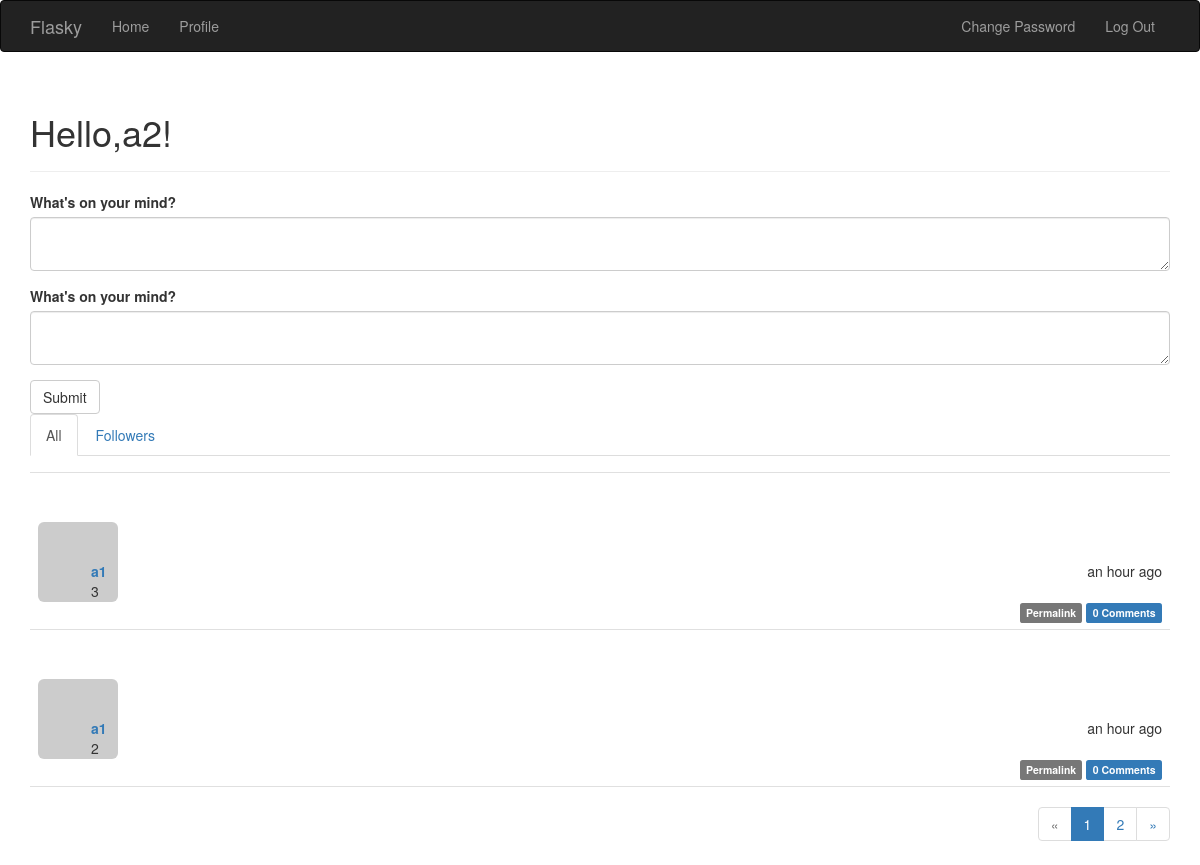
/ (signed in), run on the app's committed database.
### app/models.py (models this page shows, shortened)
class User(UserMixin, db.Model):
    __tablename__ = 'users'
    id = db.Column(db.Integer, primary_key=True)
    email = db.Column(db.String(64), unique=True, index=True)
    username = db.Column(db.String(64), unique=True, index=True)
    password_hash = db.Column(db.String(128))
    role_id = db.Column(db.Integer, db.ForeignKey('roles.id'))  # 一对多时，外键在多的一侧，多对一时，在一的一侧
    confirmed = db.Column(db.Boolean, default=False)
    location = db.Column(db.String(64))
    about_me = db.Column(db.Text())
    member_since = db.Column(db.DateTime(), default=datetime.utcnow)  # 注册日期
    last_seen = db.Column(db.DateTime(), default=datetime.utcnow)
    posts = db.relationship('Post', backref='author', lazy='dynamic')
    followed = db.relationship('Follow',
                               foreign_keys=[Follow.follower_id],
                               backref=db.backref('follower', lazy='joined'),
                               lazy='dynamic',
                               cascade='all, delete-orphan')
    followers = db.relationship('Follow',
                                foreign_keys=[Follow.followed_id],
                                backref=db.backref('followed', lazy='joined'),
                                lazy='dynamic',
                                cascade='all, delete-orphan')
    comments = db.relationship('Comment', backref='author', lazy='dynamic')
    def can(self, permissions):
        return self.role is not None and \
               (self.role.permissions & permissions) == permissions  # 与结果==permission则说明该角色可以执行此项操作
    def is_administrator(self):
        return self.can(Permission.ADMINISTER)
    def ping(self):
        self.last_seen = datetime.utcnow()
        db.session.add(self)
    def gravatar(self, size=100, default='identicon', rating='g'):
        if request.is_secure:
            url = 'https://secure.gravatar.com/avatar'
        else:
            url = 'http://www.gravatar.com/avatar'
        hash = hashlib.md5(self.email.encode('utf-8')).hexdigest()
        return '{url}/{hash}?s={size}&d={default}&r={rating}'.format(
            url=url, hash=hash, size=size, default=default, rating=rating)
    @property
    def password(self):
        raise AttributeError('password is not a readable attribute')

class Post(db.Model):
    __tablename__ = 'posts'
    id = db.Column(db.Integer, primary_key=True)
    body = db.Column(db.Text)
    timestamp = db.Column(db.DateTime, index=True, default=datetime.utcnow)
    author_id = db.Column(db.Integer, db.ForeignKey('users.id'))
    body_html = db.Column(db.Text)
    comments = db.relationship('Comment', backref='post', lazy='dynamic')

### app/main/views.py (the view)
@main.route('/', methods=['GET', 'POST'])
def index():
    form = PostForm()
    if current_user.can(Permission.WRITE_ARTICLES) and form.validate_on_submit():
        post = Post(body=form.body.data,
                    author=current_user._get_current_object())
        db.session.add(post)
        db.session.commit()
        return redirect(url_for('.index'))
    page = request.args.get('page', 1, type=int)
    show_followed = False  # 为非空字符串，则表示只显示所关注用户的文章
    if current_user.is_authenticated:
        show_followed = bool(request.cookies.get('show_followed', ''))
    if show_followed:
        query = current_user.followed_posts
    else:
        query = Post.query
    pagination = query.order_by(Post.timestamp.desc()).paginate(
        page, per_page=2,
        error_out=False)
    posts = pagination.items
    return render_template('index.html', form=form, posts=posts,
                           show_followed=show_followed, pagination=pagination)

### app/main/forms.py
class PostForm(FlaskForm):
    body1 = TextAreaField("What's on your mind?", validators=[DataRequired()])
    body = PageDownField("What's on your mind?", validators=[DataRequired()])
    submit = SubmitField('Submit')

### app/auth/views.py (called while the page is built)
@auth.before_app_request
def before_request():
    if current_user.is_authenticated:
        current_user.ping()
        if current_user.is_authenticated \
                and not current_user.confirmed \
                and request.endpoint \
                and request.blueprint != 'auth'\
                and request.endpoint != 'static':  # ????????????
            return redirect(url_for('auth.unconfirmed'))

### app/main/__init__.py (called while the page is built)
@main.app_context_processor
def inject_permissions():
    return dict(Permission=Permission)

### app/models.py (called while the page is built)
@login_manager.user_loader
def load_user(user_id):
    return User.query.get(int(user_id))

### app/templates/index.html (shortened to what this page needs)
{% extends "base.html" %}
{% import "bootstrap/wtf.html" as wtf %}
{% import "_macros.html" as macros%}
{% block page_content %}
<div class="page-header">
    <h1>Hello,{% if current_user.is_authenticated%}{{ current_user.username }}{% else %}Stranger{% endif %}!</h1>
</div>
<div>
    {% if current_user.can(Permission.WRITE_ARTICLES) %} {{ wtf.quick_form(form) }}{% endif %}
</div>
<div class="post-tabs">
    <ul class="nav nav-tabs">
        <li{% if not show_followed %} class="active"{% endif %}><a href="{{ url_for('.show_all') }}">All</a></li>
        {% if current_user.is_authenticated %}
        <li{% if show_followed %} class="active"{% endif %}><a href="{{ url_for('.show_followed') }}">Followers</a></li>
        {% endif %}
    </ul>
    {% include '_posts.html' %}
</div>
{% if pagination %}
    <div class="pagination">
    {{ macros.pagination_widget(pagination,'.index') }}
    </div>
{% endif %}
{% endblock %}

### app/templates/_posts.html (shortened to what this page needs)
<ul class="posts">
    {% for post in posts %}
        <li class="post">
            <div class="post-thumbnail">
                <a href="{{ url_for('.user', username=post.author.username) }}">
                    <img class="img-rounded profile-thumbnail" src="{{ post.author.gravatar(size=40) }}">
                </a>
            </div>
            <div class="post-content">
                <div class="post-date">{{ moment(post.timestamp).fromNow() }}</div>
                <div class="post-author"><a
                        href="{{ url_for('.user', username=post.author.username) }}">{{ post.author.username }}</a>
                </div>
                <div class="post-body">
                    {% if post.body_html %}
                        {{ post.body_html | safe }}
                    {% else %}
                        {{ post.body }}
                    {% endif %}
                </div>
                <div class="post-footer">
                    <a href="{{ url_for('.post', id=post.id) }}">
                        <span class="label label-default">Permalink</span>
                    </a>
                    <a href="{{ url_for('.post', id=post.id) }}#comments">
                        <span class="label label-primary">{{ post.comments.count() }} Comments</span>
                    </a>
                </div>
            </div>
        </li>
    {% endfor %}
</ul>

### app/static/styles.css (style rules this page uses)
ul.posts { list-style-type: none; padding: 0px; margin:16px 0px 0px 0px; border-top:1px solid #e0e0e0; }
ul.posts li.post { padding: 8px; border-bottom: 1px solid #e0e0e0; }
div.post-date { float:right; }
div.post-author { position: relative; left: 5px; font-weight: bold; }
div.post-thumbnail { position: relative; top: 41px; }
div.post-body { position: relative; left: 5px; }
div.post-footer { text-align: right; }
div.post-content { margin-left:48px; min-align:right; }
div.pagination { width:100%; text-align: right; padding: 0px; margin: 0px; }

### data on the page
User: username "a2"
Post: timestamp "an hour ago", author.username "a1", body "3", comments.count "0"
Post: timestamp "an hour ago", author.username "a1", body "2", comments.count "0"

### other printed values
{{ p }} "1"
{{ p }} "2"
